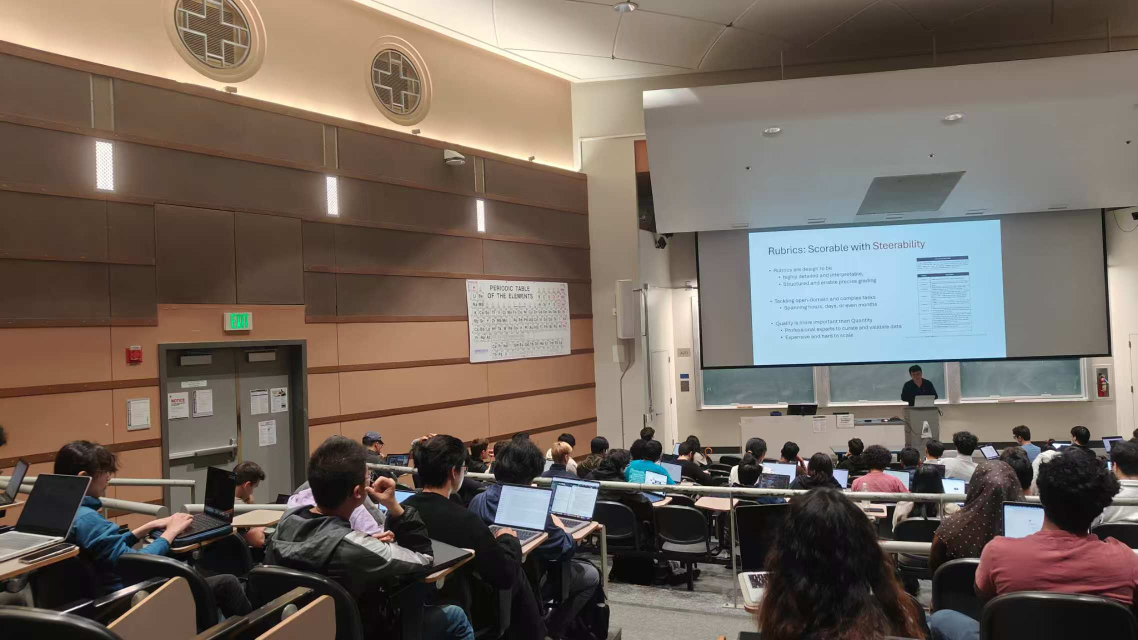
#> input picture 3A/code/img/2_2.jpg, 2275 x 1280 px, given in place of 3_1.jpg, which was not available (shown at 1/2 size)
$ jupyter execute --allow-errors main.ipynb
#> lines starting #> are read from the running program, lines starting #| are printed output that depends on the picture; pictures that were not available may be replaced by others from this repository, and a replacement may not be noted
[cell 1]
import numpy as np
import matplotlib
import matplotlib.pyplot as plt
from PIL import Image
import os
from scipy import ndimage
from scipy.spatial.distance import cdist
import cv2

group = "3"
cnt = 0
os.makedirs('./results', exist_ok=True)

def read(path):
#> called with path = './img/3_1.jpg'
    img = cv2.imread(path)
#> img is the input picture: shape (1280, 2275, 3); mean B, G, R 93.2, 102.2, 113.9
    img = cv2.cvtColor(img, cv2.COLOR_BGR2RGB)
    img = cv2.resize(img, (img.shape[1]//2, img.shape[0]//2))
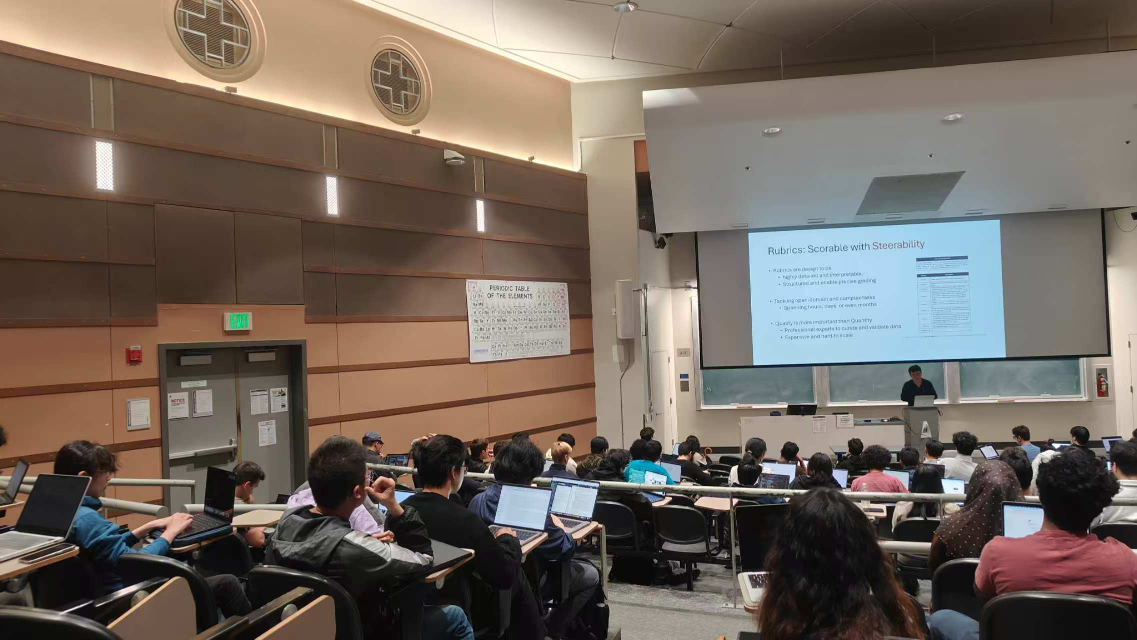
#> img: shape (640, 1137, 3); mean R, G, B 113.9, 102.3, 93.1
    return img

# [97 lines left out: functions computeH, warpImage, not called in this run]

def warpImageNearestNeighbor(im, H):
    return warpImage(im, H, method='nearest')

def warpImageBilinear(im, H):
    return warpImage(im, H, method='bilinear')

# [85 lines left out: functions create_mosaic, show, not called in this run]

# matplotlib.use('TkAgg')
def demo_mosaic():
    print("=== Image Mosaicing Demo ===")

    im1 = read('./img/'+group+'_1.jpg')
    im2 = read('./img/'+group+'_2.jpg')
#> call 2 of read, with path = './img/3_2.jpg'
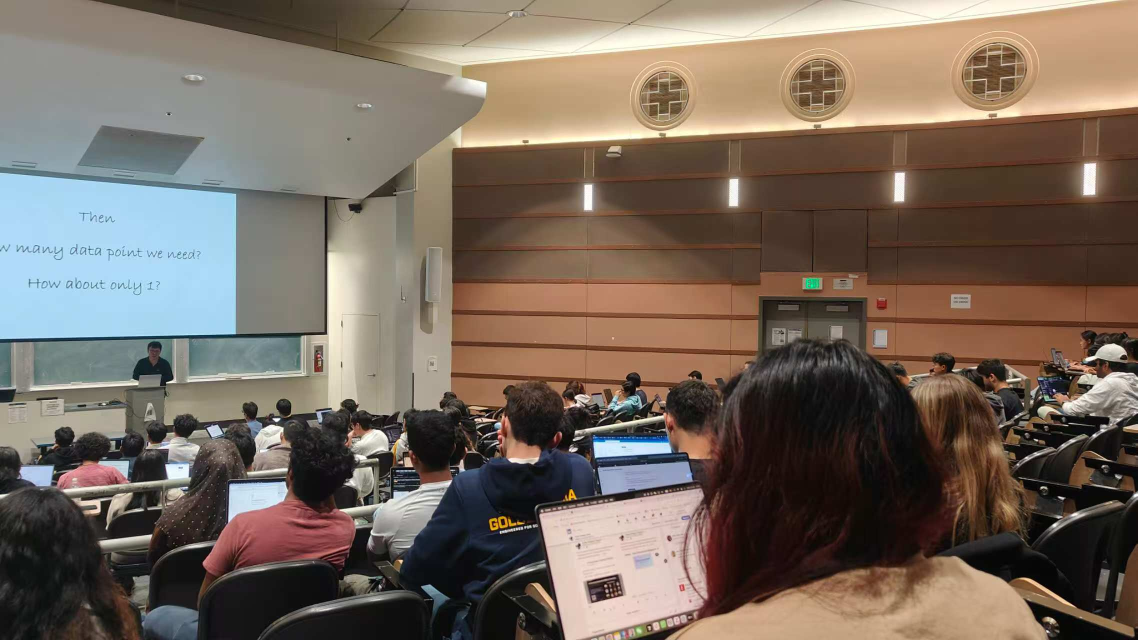
#> input picture 3A/code/img/2_3.jpg, 2275 x 1280 px, given in place of 3_2.jpg, which was not available (shown at 1/2 size)
#> in read, img is the input picture: shape (1280, 2275, 3); mean B, G, R 93.9, 105, 118.3
#> in read (call 2), `img = cv2.resize(img, (img.shape[1]//2, img.shape[0]//2))`:
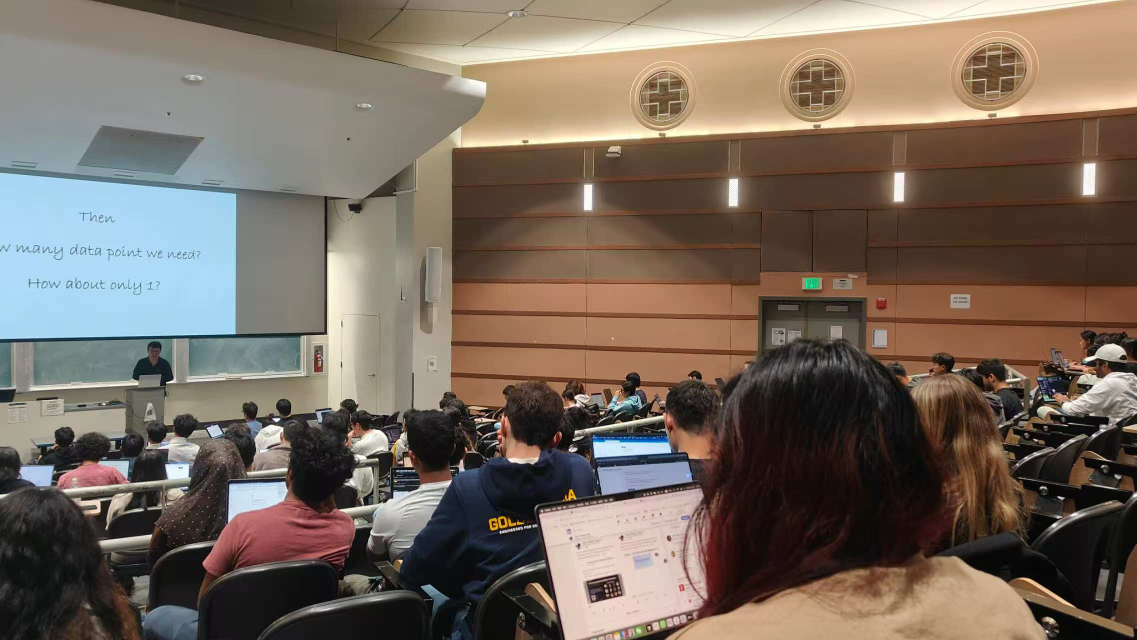
#> img: shape (640, 1137, 3); mean R, G, B 118.3, 105, 93.8
    # im3 = read('./img/'+group+'_3.jpg')

    data = np.load('./points/'+group+'_12.npz')
    im1_pts = data['im1_pts']
    im2_pts = data['im2_pts']
    H1 = computeH(im2_pts, im1_pts)
    print(H1)

    # [5 lines of commented-out code are left out]

    mosaic_nn = create_mosaic([im1, im2], [H1], method='nearest')
    global cnt
    cnt = 0
    mosaic_bil = create_mosaic([im1, im2], [H1], method='bilinear')

    fig, axes = plt.subplots(2, 2, figsize=(12, 10))

    axes[0, 0].imshow(im1)
    axes[0, 0].set_title('Image 1')
    axes[0, 0].axis('off')

    axes[0, 1].imshow(im2)
    axes[0, 1].set_title('Image 2')
    axes[0, 1].axis('off')

    axes[1, 0].imshow(mosaic_nn)
    axes[1, 0].set_title('Mosaic (Nearest Neighbor)')
    axes[1, 0].axis('off')

    axes[1, 1].imshow(mosaic_bil)
    axes[1, 1].set_title('Mosaic (Bilinear)')
    axes[1, 1].axis('off')

    plt.tight_layout()
    plt.show()

    plt.imsave('./results/'+ group + '_1_origin.jpg', im1)
    plt.imsave('./results/'+ group + '_2_origin.jpg', im2)
    # plt.imsave('./results/'+ group + '_3_origin.jpg', im3)
    plt.imsave('./results/'+ group + '_mosaic_nearest.jpg', mosaic_nn)
    plt.imsave('./results/'+ group + '_mosaic_bilinear.jpg', mosaic_bil)

    return mosaic_nn, mosaic_bil

#> (the rest of this cell did not finish here and is left out)
